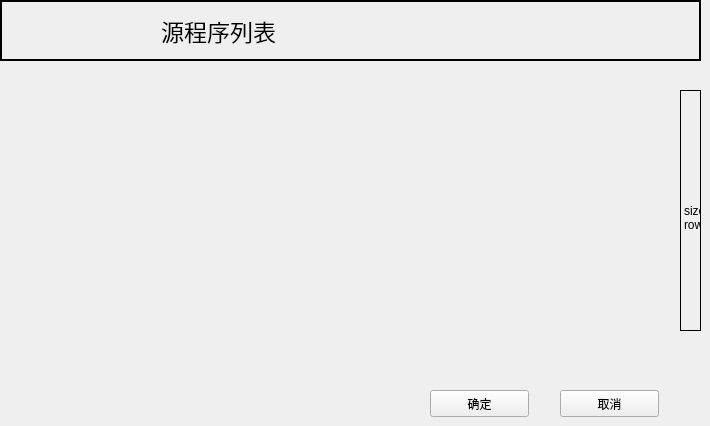
    <widget class="QWidget" name="page">
     <widget class="QLabel" name="label_393">
      <property name="geometry">
       <rect>
        <x>0</x>
        <y>0</y>
        <width>701</width>
        <height>61</height>
       </rect>
      </property>
      <property name="font">
       <font>
        <pointsize>17</pointsize>
       </font>
      </property>
      <property name="frameShape">
       <enum>QFrame::WinPanel</enum>
      </property>
      <property name="text">
       <string>                        源程序列表</string>
      </property>
     </widget>
     <widget class="QPushButton" name="pushButton_20">
      <property name="geometry">
       <rect>
        <x>430</x>
        <y>390</y>
        <width>99</width>
        <height>27</height>
       </rect>
      </property>
      <property name="text">
       <string>确定</string>
      </property>
     </widget>
     <widget class="QPushButton" name="pushButton_21">
      <property name="geometry">
       <rect>
        <x>560</x>
        <y>390</y>
        <width>99</width>
        <height>27</height>
       </rect>
      </property>
      <property name="text">
       <string>取消</string>
      </property>
     </widget>
     <widget class="QLabel" name="label_33">
      <property name="geometry">
       <rect>
        <x>680</x>
        <y>90</y>
        <width>21</width>
        <height>241</height>
       </rect>
      </property>
      <property name="frameShape">
       <enum>QFrame::Panel</enum>
      </property>
      <property name="text">
       <string>
size:
row:</string>
      </property>
     </widget>
     <widget class="QWidget" name="gridLayoutWidget">
      <property name="geometry">
       <rect>
        <x>20</x>
        <y>70</y>
        <width>631</width>
        <height>301</height>
       </rect>
      </property>
      <layout class="QGridLayout" name="programlistgridLayout"/>
     </widget>
    </widget>
